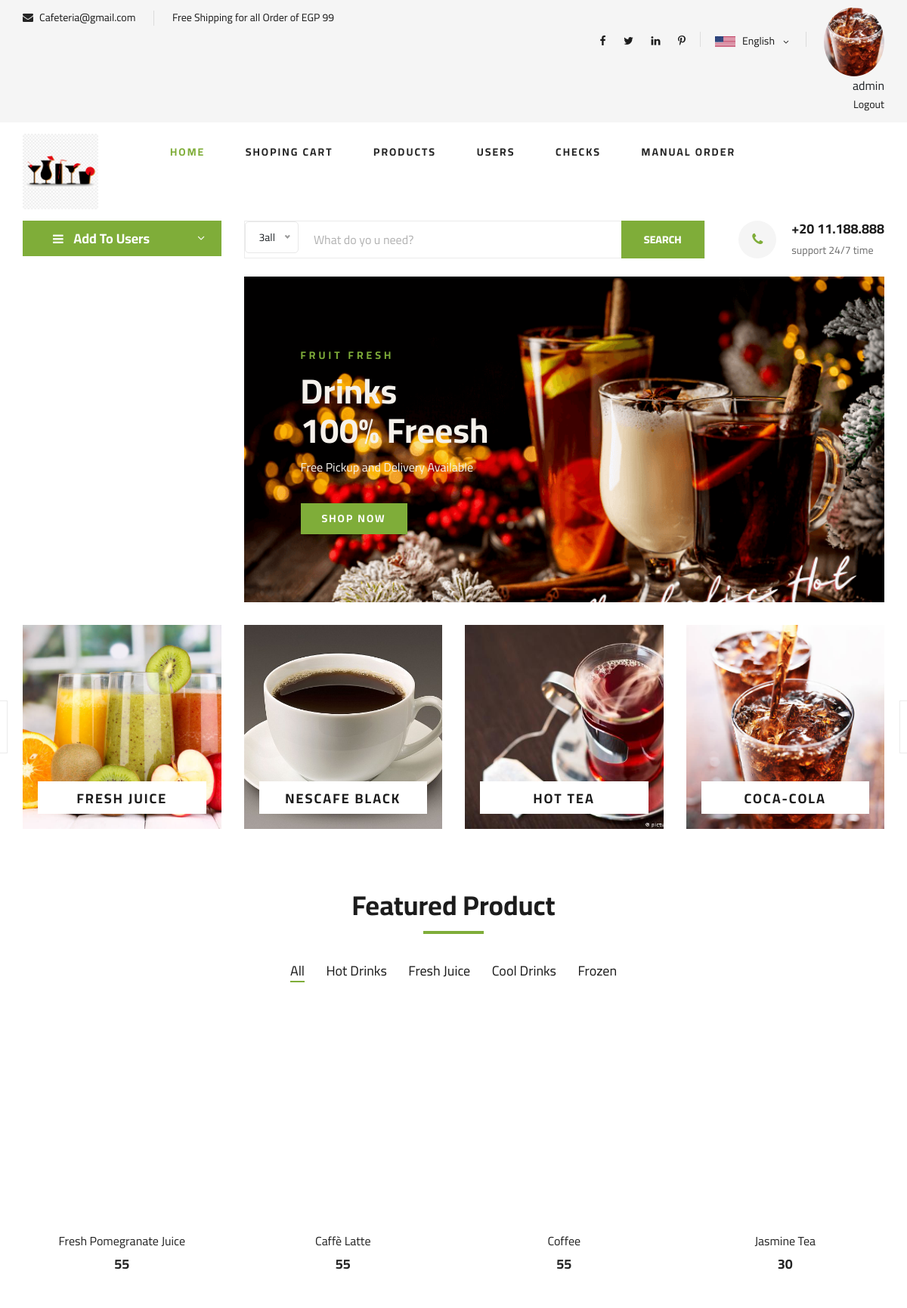
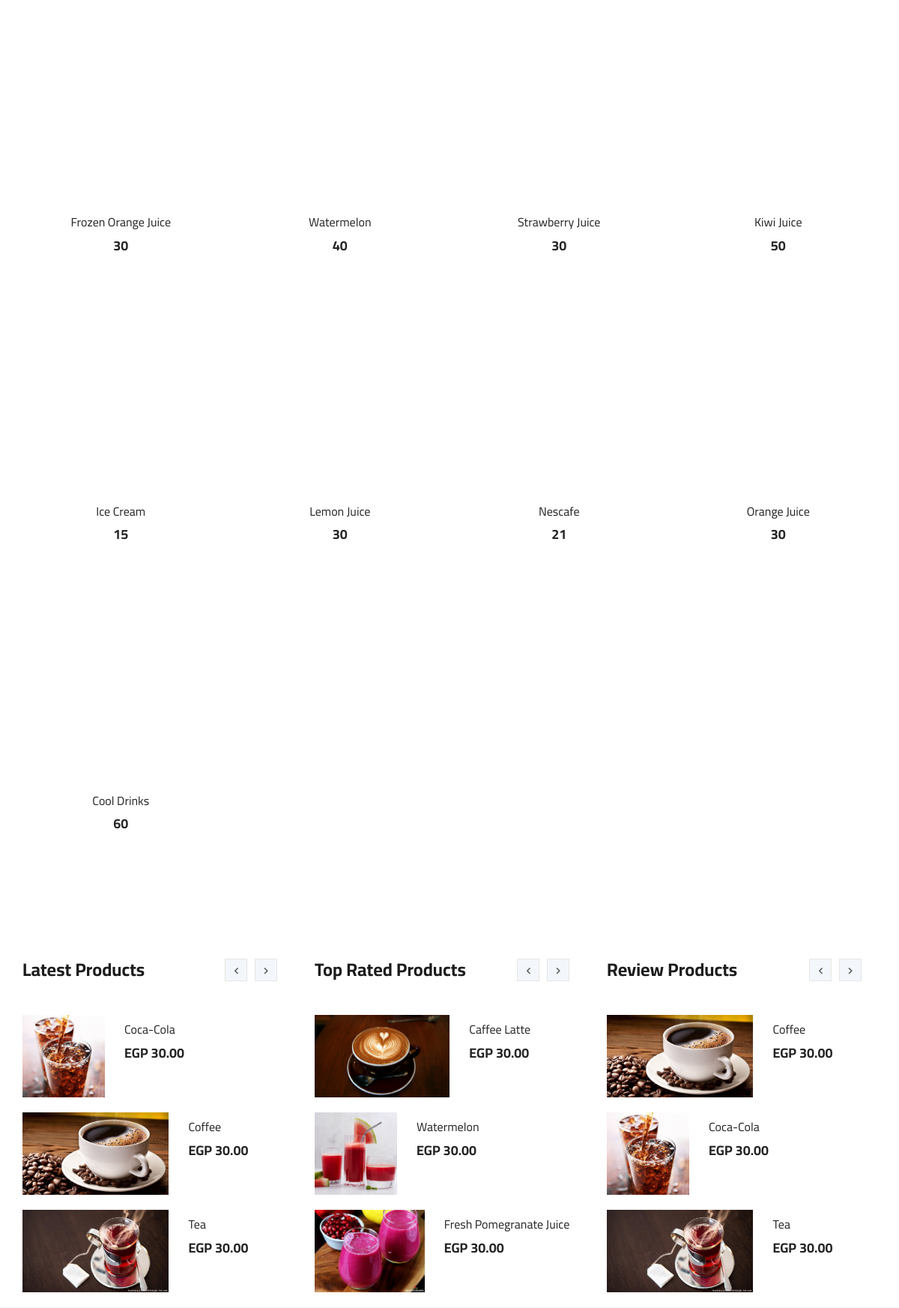
The page /admin_cafeterai/index.php (signed in, upper part) on the database its author committed (2 pictures, top to bottom).
### tables this page shows
CREATE TABLE `products` (
  `id` int(11) NOT NULL,
  `name` varchar(100) NOT NULL,
  `price` int(255) NOT NULL,
  `pictur` varchar(250) NOT NULL,
  `amount` int(50) NOT NULL,
  `category_id` int(50) NOT NULL
);

### admin_cafeterai/index.php (the view, shortened to what the rows shown need)
<?php
$userid = @$_REQUEST['selectedid'];
include '../controls/database.php';
?>
<!DOCTYPE html>
<html lang="zxx">
<head>
    <link rel="stylesheet" href="css/bootstrap.min.css" type="text/css">
    <link rel="stylesheet" href="css/font-awesome.min.css" type="text/css">
    <link rel="stylesheet" href="css/elegant-icons.css" type="text/css">
    <link rel="stylesheet" href="css/nice-select.css" type="text/css">
    <link rel="stylesheet" href="css/jquery-ui.min.css" type="text/css">
    <link rel="stylesheet" href="css/owl.carousel.min.css" type="text/css">
    <link rel="stylesheet" href="css/slicknav.min.css" type="text/css">
    <link rel="stylesheet" href="css/style.css" type="text/css">
</head>
<body>
    <section class="hero hero-normal">
        <div class="container">
            <div class="row">
                <div class="col-lg-9">
                    <br>
                    <div class="hero__item set-bg " data-setbg="img/hero/cov.png ">
                        <div class="hero__text ">
                            <h2 style="color: rgb(245, 241, 235); ">Drinks <br />100% Freesh</h2>
                        </div>
                    </div>
                </div>
            </div>
        </div>
    </section>
    <section class="featured spad">
        <div class="container">
            <div class="row">
                <div class="col-lg-12">
                    <div class="section-title">
                        <h2>Featured Product</h2>
                    </div>
                </div>
            </div>
            <div class="row featured__filter">
                <?php
                $select_query = "select * from products where amount>0";
                $stmt = $db->prepare($select_query);
                $resobj = $stmt->execute();
                while ($row = $stmt->fetch(PDO::FETCH_ASSOC)) {
                    if ($row["category_id"] == 1) {
                        echo    "<div class='col-lg-3 col-md-4 col-sm-6 mix hot'>
                <div class='featured__item'>
                    <div class='featured__item__pic set-bg' data-setbg=../admin/files/{$row["pictur"]}>
                        <ul class='featured__item__pic__hover'>
                            <li><a href='#'><i class='fa fa-heart'></i></a></li>
                            <li><a href='#'><i class='fa fa-retweet'></i></a></li>
                            <li><a href='addcart.php?name={$row["name"]}&pic={$row["pictur"]}&prodid={$row["id"]}&
                            price={$row["price"]}&userid={$userid}&categoryid={$row["category_id"]}'>
                            <i class='fa fa-shopping-cart'></i></a></li>
                        </ul>
                    </div>
                    <div class='featured__item__text'>
                        <h6>
                            <a href='#'> {$row["name"]} </a>
                        </h6>
                        <h5>{$row["price"]}</h5>
                    </div>
                </div>
            </div>";
                    } else if ($row["category_id"] == 2) {
                        echo    "<div class='col-lg-3 col-md-4 col-sm-6 mix cool-drinks frozen'>
                        <div class='featured__item'>
                            <div class='featured__item__pic set-bg' data-setbg=../admin/files/{$row["pictur"]}>
                                <ul class='featured__item__pic__hover'>
                                    <li><a href='#'><i class='fa fa-heart'></i></a></li>
                                    <li><a href='#'><i class='fa fa-retweet'></i></a></li>
                                    <li><a href='addcart.php?name={$row["name"]}&pic={$row["pictur"]}&prodid={$row["id"]}
                                    &price={$row["price"]}&userid={$userid}&categoryid={$row["category_id"]}'>
                                    <i class='fa fa-shopping-cart'></i></a></li>
                                </ul>
                            </div>
                            <div class='featured__item__text'>
                                <h6>
                                    <a href='#'> {$row["name"]} </a>
                                </h6>
                                <h5>{$row["price"]}</h5>
                            </div>
                        </div>
                    </div>";
                    } else if ($row["category_id"] == 3) {
                        echo    "<div class='col-lg-3 col-md-4 col-sm-6 mix fresh-juice'>
                                <div class='featured__item'>
                                    <div class='featured__item__pic set-bg' data-setbg=../admin/files/{$row["pictur"]}>
                                        <ul class='featured__item__pic__hover'>
                                            <li><a href='#'><i class='fa fa-heart'></i></a></li>
                                            <li><a href='#'><i class='fa fa-retweet'></i></a></li>
                                            <li><a href='addcart.php?name={$row["name"]}&pic={$row["pictur"]}&prodid={$row["id"]}
                                            &price={$row["price"]}&userid={$userid}&categoryid={$row["category_id"]}'>
                                            <i class='fa fa-shopping-cart'></i></a></li>
                                        </ul>
                                    </div>
                                    <div class='featured__item__text'>
                                        <h6>
                                            <a href='#'> {$row["name"]} </a>
                                        </h6>
                                        <h5>{$row["price"]}</h5>
                                    </div>
                                </div>
                            </div>";
                    }
                }
                ?>
            </div>
        </div>
    </section>
</body>
</html>
</html>
</html>
</html>

### rows shown on the page
products: name "Fresh Pomegranate Juice", price "55"
products: name "Caffè Latte", price "55"
products: name "Coffee", price "55"
products: name "Jasmine Tea", price "30"
products: name "Frozen Orange Juice", price "30"
products: name "Watermelon", price "40"
products: name "Strawberry Juice", price "30"
products: name "Kiwi Juice", price "50"
products: name "Ice Cream", price "15"
products: name "Lemon Juice", price "30"
products: name "Nescafe", price "21"
products: name "Orange Juice", price "30"
products: name "Cool Drinks", price "60"

### other values the page prints
$_SESSION['user']['name'] "admin"
